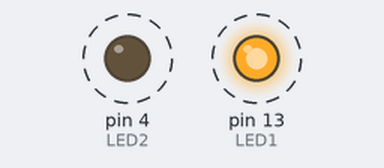
This sketch was run on a simulated Arduino Uno, built with avr-gcc and run on an emulated ATmega328P. On the bench: output pins drawn as LEDs (lit = HIGH). Dashed ring = blinking.

Above: at 0.05 s.
Timing chart, 0 to 3.0 s (numbered marks = the images above):
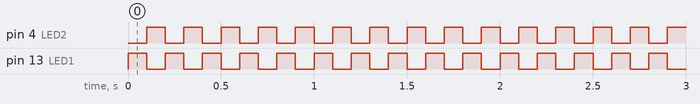

The sketch:

10.ino
```cpp
#define LED1 13
#define LED2 4

//Была собрана схема, где при нажатии кнопки 0, а отпускании 1
void setup() {
  Serial.begin(9600);
  pinMode(LED1,OUTPUT);
  pinMode(LED2,OUTPUT);
}

bool b=false;
void loop() {
  b=!b;
  if(b)
  {
    //MigIt(LED1,100);
    digitalWrite(LED1,HIGH);
  }else
  {
    digitalWrite(LED1,LOW);
  }
  if(!b)
  {
    digitalWrite(LED2,HIGH);
  }else
  {
    digitalWrite(LED2,LOW);
  }
  delay(100);
}
```

Measured:
- by itself, pin 4 (LED2), pin 13 (LED1): alternates HIGH for 0.10 s and LOW for 0.10 s
